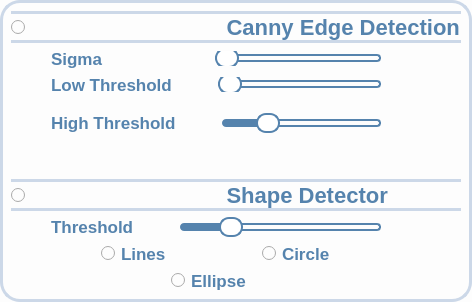
              <widget class="QWidget" name="widget_11" native="true">
               <property name="sizePolicy">
                <sizepolicy hsizetype="Expanding" vsizetype="Expanding">
                 <horstretch>0</horstretch>
                 <verstretch>0</verstretch>
                </sizepolicy>
               </property>
               <property name="styleSheet">
                <string notr="true">
background:#fdfdfd;
  border: 3px solid #ccd8e8;
  border-radius: 20px;</string>
               </property>
               <layout class="QHBoxLayout" name="horizontalLayout_50">
                <item>
                 <layout class="QVBoxLayout" name="verticalLayout_13">
                  <item>
                   <widget class="QRadioButton" name="RadioButton_CannyEdge">
                    <property name="font">
                     <font>
                      
                      <weight>75</weight>
                      <bold>true</bold>
                     </font>
                    </property>
                    <property name="styleSheet">
                     <string notr="true">Font-size:22px;
font-weight:bold;
background:#fdfdfd;
color:#5583ad;
 border-top: 3px solid #ccd8e8;
 border-bottom: 3px solid#ccd8e8;
border-left:None;
border-right:None;
</string>
                    </property>
                    <property name="text">
                     <string>                                Canny Edge Detection</string>
                    </property>
                    <property name="checked">
                     <bool>false</bool>
                    </property>
                   </widget>
                  </item>
                  <item>
                   <layout class="QHBoxLayout" name="horizontalLayout_51"/>
                  </item>
                  <item>
                   <layout class="QHBoxLayout" name="horizontalLayout_52">
                    <item>
                     <spacer name="horizontalSpacer_22">
                      <property name="orientation">
                       <enum>Qt::Vertical</enum>
                      </property>
                      <property name="sizeHint" stdset="0">
                       <size>
                        <width>40</width>
                        <height>20</height>
                       </size>
                      </property>
                     </spacer>
                    </item>
                    <item>
                     <widget class="QLabel" name="label_param_1">
                      <property name="font">
                       <font>
                        
                        <weight>75</weight>
                        <bold>true</bold>
                       </font>
                      </property>
                      <property name="styleSheet">
                       <string notr="true">Font-size:17px;
font-weight:bold;
background:#fdfdfd;
color:#5583ad;

border:None;</string>
                      </property>
                      <property name="text">
                       <string>Sigma              </string>
                      </property>
                     </widget>
                    </item>
                    <item>
                     <spacer name="horizontalSpacer_29">
                      <property name="orientation">
                       <enum>Qt::Vertical</enum>
                      </property>
                      <property name="sizeHint" stdset="0">
                       <size>
                        <width>40</width>
                        <height>20</height>
                       </size>
                      </property>
                     </spacer>
                    </item>
                    <item>
                     <widget class="QSlider" name="slider_Sigma">
                      <property name="styleSheet">
                       <string notr="true">
QSlider {
    background: transparent; /* Make the entire slider background transparent */
    border:None;
}


QSlider::groove:horizontal {
    height: 8px;
    background: :rgba(158,177,175,255); /* Lighter shade of the dark color */
    border-radius: 4px;
}

QSlider::handle:horizontal {
    background:  white; /* Mid-tone between the dark and lighter colors */
    border: 2px solid #5583ad; /* Matches groove */
    width: 20px;
    height: 20px;
    margin: -6px 0;
    border-radius: 10px;
}

QSlider::sub-page:horizontal {
    background: #5583ad; /* Matches handle */
    border-radius: 4px;
}

QSlider::add-page:horizontal {
   
    border:2px solid #5583ad;
    border-radius: 4px;
}

</string>
                      </property>
                      <property name="maximum">
                       <number>100</number>
                      </property>
                      <property name="orientation">
                       <enum>Qt::Horizontal</enum>
                      </property>
                     </widget>
                    </item>
                    <item>
                     <spacer name="horizontalSpacer_32">
                      <property name="orientation">
                       <enum>Qt::Vertical</enum>
                      </property>
                      <property name="sizeHint" stdset="0">
                       <size>
                        <width>40</width>
                        <height>20</height>
                       </size>
                      </property>
                     </spacer>
                    </item>
                    <item>
                     <spacer name="horizontalSpacer_26">
                      <property name="orientation">
                       <enum>Qt::Vertical</enum>
                      </property>
                      <property name="sizeHint" stdset="0">
                       <size>
                        <width>40</width>
                        <height>20</height>
                       </size>
                      </property>
                     </spacer>
                    </item>
                   </layout>
                  </item>
                  <item>
                   <layout class="QHBoxLayout" name="horizontalLayout_53">
                    <item>
                     <spacer name="horizontalSpacer_24">
                      <property name="orientation">
                       <enum>Qt::Vertical</enum>
                      </property>
                      <property name="sizeHint" stdset="0">
                       <size>
                        <width>40</width>
                        <height>20</height>
                       </size>
                      </property>
                     </spacer>
                    </item>
                    <item>
                     <widget class="QLabel" name="label_param_2">
                      <property name="font">
                       <font>
                        
                        <weight>75</weight>
                        <bold>true</bold>
                       </font>
                      </property>
                      <property name="styleSheet">
                       <string notr="true">Font-size:17px;
font-weight:bold;
background:#fdfdfd;
color:#5583ad;
border:None;</string>
                      </property>
                      <property name="text">
                       <string>Low Threshold</string>
                      </property>
                     </widget>
                    </item>
                    <item>
                     <spacer name="horizontalSpacer_27">
                      <property name="orientation">
                       <enum>Qt::Vertical</enum>
                      </property>
                      <property name="sizeHint" stdset="0">
                       <size>
                        <width>40</width>
                        <height>20</height>
                       </size>
                      </property>
                     </spacer>
                    </item>
                    <item>
                     <widget class="QSlider" name="slider_LowThreshold">
                      <property name="styleSheet">
                       <string notr="true">
QSlider {
    background: transparent; /* Make the entire slider background transparent */
    border:None;
}


QSlider::groove:horizontal {
    height: 8px;
    background: :rgba(158,177,175,255); /* Lighter shade of the dark color */
    border-radius: 4px;
}

QSlider::handle:horizontal {
    background:  white; /* Mid-tone between the dark and lighter colors */
    border: 2px solid #5583ad; /* Matches groove */
    width: 20px;
    height: 20px;
    margin: -6px 0;
    border-radius: 10px;
}

QSlider::sub-page:horizontal {
    background: #5583ad; /* Matches handle */
    border-radius: 4px;
}

QSlider::add-page:horizontal {
   
    border:2px solid #5583ad;
    border-radius: 4px;
}

</string>
                      </property>
                      <property name="maximum">
                       <number>100</number>
                      </property>
                      <property name="tracking">
                       <bool>true</bool>
                      </property>
                      <property name="orientation">
                       <enum>Qt::Horizontal</enum>
                      </property>
                     </widget>
                    </item>
                    <item>
                     <spacer name="horizontalSpacer_33">
                      <property name="orientation">
                       <enum>Qt::Vertical</enum>
                      </property>
                      <property name="sizeHint" stdset="0">
                       <size>
                        <width>40</width>
                        <height>20</height>
                       </size>
                      </property>
                     </spacer>
                    </item>
                    <item>
                     <spacer name="horizontalSpacer_25">
                      <property name="orientation">
                       <enum>Qt::Vertical</enum>
                      </property>
                      <property name="sizeHint" stdset="0">
                       <size>
                        <width>40</width>
                        <height>20</height>
                       </size>
                      </property>
                     </spacer>
                    </item>
                   </layout>
                  </item>
                  <item>
                   <widget class="Line" name="line_15">
                    <property name="font">
                     <font>
                      <pointsize>5</pointsize>
                     </font>
                    </property>
                    <property name="styleSheet">
                     <string notr="true">border: 1px solid black;</string>
                    </property>
                    <property name="lineWidth">
                     <number>0</number>
                    </property>
                    <property name="orientation">
                     <enum>Qt::Vertical</enum>
                    </property>
                   </widget>
                  </item>
                  <item>
                   <widget class="Line" name="line_16">
                    <property name="styleSheet">
                     <string notr="true">border: 0.5px solid black;</string>
                    </property>
                    <property name="orientation">
                     <enum>Qt::Vertical</enum>
                    </property>
                   </widget>
                  </item>
                  <item>
                   <layout class="QHBoxLayout" name="horizontalLayout_56">
                    <item>
                     <spacer name="horizontalSpacer_34">
                      <property name="orientation">
                       <enum>Qt::Vertical</enum>
                      </property>
                      <property name="sizeHint" stdset="0">
                       <size>
                        <width>40</width>
                        <height>20</height>
                       </size>
                      </property>
                     </spacer>
                    </item>
                    <item>
                     <widget class="QLabel" name="label_param_5">
                      <property name="font">
                       <font>
                        
                        <weight>75</weight>
                        <bold>true</bold>
                       </font>
                      </property>
                      <property name="styleSheet">
                       <string notr="true">Font-size:17px;
font-weight:bold;
background:#fdfdfd;
color:#5583ad;
border:None;</string>
                      </property>
                      <property name="text">
                       <string>High Threshold</string>
                      </property>
                     </widget>
                    </item>
                    <item>
                     <spacer name="horizontalSpacer_31">
                      <property name="orientation">
                       <enum>Qt::Vertical</enum>
                      </property>
                      <property name="sizeHint" stdset="0">
                       <size>
                        <width>40</width>
                        <height>20</height>
                       </size>
                      </property>
                     </spacer>
                    </item>
                    <item>
                     <widget class="QSlider" name="slider_HighThreshold">
                      <property name="styleSheet">
                       <string notr="true">
QSlider {
    background: transparent; /* Make the entire slider background transparent */
    border:None;
}


QSlider::groove:horizontal {
    height: 8px;
    background: :rgba(158,177,175,255); /* Lighter shade of the dark color */
    border-radius: 4px;
}

QSlider::handle:horizontal {
    background:  white; /* Mid-tone between the dark and lighter colors */
    border: 2px solid #5583ad; /* Matches groove */
    width: 20px;
    height: 20px;
    margin: -6px 0;
    border-radius: 10px;
}

QSlider::sub-page:horizontal {
    background: #5583ad; /* Matches handle */
    border-radius: 4px;
}

QSlider::add-page:horizontal {
   
    border:2px solid #5583ad;
    border-radius: 4px;
}

</string>
                      </property>
                      <property name="minimum">
                       <number>1</number>
                      </property>
                      <property name="maximum">
                       <number>9</number>
                      </property>
                      <property name="singleStep">
                       <number>2</number>
                      </property>
                      <property name="pageStep">
                       <number>2</number>
                      </property>
                      <property name="value">
                       <number>3</number>
                      </property>
                      <property name="orientation">
                       <enum>Qt::Horizontal</enum>
                      </property>
                      <property name="tickPosition">
                       <enum>QSlider::TicksBelow</enum>
                      </property>
                     </widget>
                    </item>
                    <item>
                     <spacer name="horizontalSpacer_35">
                      <property name="orientation">
                       <enum>Qt::Vertical</enum>
                      </property>
                      <property name="sizeHint" stdset="0">
                       <size>
                        <width>40</width>
                        <height>20</height>
                       </size>
                      </property>
                     </spacer>
                    </item>
                    <item>
                     <spacer name="horizontalSpacer_36">
                      <property name="orientation">
                       <enum>Qt::Vertical</enum>
                      </property>
                      <property name="sizeHint" stdset="0">
                       <size>
                        <width>40</width>
                        <height>20</height>
                       </size>
                      </property>
                     </spacer>
                    </item>
                   </layout>
                  </item>
                  <item>
                   <spacer name="verticalSpacer_16">
                    <property name="orientation">
                     <enum>Qt::Vertical</enum>
                    </property>
                    <property name="sizeHint" stdset="0">
                     <size>
                      <width>20</width>
                      <height>40</height>
                     </size>
                    </property>
                   </spacer>
                  </item>
                  <item>
                   <widget class="QRadioButton" name="RadioButton_ShapeDetector">
                    <property name="font">
                     <font>
                      
                      <weight>75</weight>
                      <bold>true</bold>
                     </font>
                    </property>
                    <property name="styleSheet">
                     <string notr="true">Font-size:22px;
font-weight:bold;
background:#fdfdfd;
color:#5583ad;
 border-top: 3px solid #ccd8e8;
 border-bottom: 3px solid#ccd8e8;
border-left:None;
border-right:None;
</string>
                    </property>
                    <property name="text">
                     <string>                                Shape Detector</string>
                    </property>
                    <property name="checked">
                     <bool>false</bool>
                    </property>
                   </widget>
                  </item>
                  <item>
                   <layout class="QHBoxLayout" name="horizontalLayout_57">
                    <item>
                     <spacer name="horizontalSpacer_51">
                      <property name="orientation">
                       <enum>Qt::Vertical</enum>
                      </property>
                      <property name="sizeHint" stdset="0">
                       <size>
                        <width>40</width>
                        <height>20</height>
                       </size>
                      </property>
                     </spacer>
                    </item>
                    <item>
                     <widget class="QLabel" name="label_param_9">
                      <property name="font">
                       <font>
                        
                        <weight>75</weight>
                        <bold>true</bold>
                       </font>
                      </property>
                      <property name="styleSheet">
                       <string notr="true">Font-size:17px;
font-weight:bold;
background:#fdfdfd;
color:#5583ad;
border:None;</string>
                      </property>
                      <property name="text">
                       <string>Threshold</string>
                      </property>
                     </widget>
                    </item>
                    <item>
                     <spacer name="horizontalSpacer_52">
                      <property name="orientation">
                       <enum>Qt::Vertical</enum>
                      </property>
                      <property name="sizeHint" stdset="0">
                       <size>
                        <width>40</width>
                        <height>20</height>
                       </size>
                      </property>
                     </spacer>
                    </item>
                    <item>
                     <widget class="QSlider" name="slider_Threshold">
                      <property name="styleSheet">
                       <string notr="true">
QSlider {
    background: transparent; /* Make the entire slider background transparent */
    border:None;
}


QSlider::groove:horizontal {
    height: 8px;
    background: :rgba(158,177,175,255); /* Lighter shade of the dark color */
    border-radius: 4px;
}

QSlider::handle:horizontal {
    background:  white; /* Mid-tone between the dark and lighter colors */
    border: 2px solid #5583ad; /* Matches groove */
    width: 20px;
    height: 20px;
    margin: -6px 0;
    border-radius: 10px;
}

QSlider::sub-page:horizontal {
    background: #5583ad; /* Matches handle */
    border-radius: 4px;
}

QSlider::add-page:horizontal {
   
    border:2px solid #5583ad;
    border-radius: 4px;
}

</string>
                      </property>
                      <property name="minimum">
                       <number>1</number>
                      </property>
                      <property name="maximum">
                       <number>10</number>
                      </property>
                      <property name="singleStep">
                       <number>1</number>
                      </property>
                      <property name="pageStep">
                       <number>1</number>
                      </property>
                      <property name="value">
                       <number>3</number>
                      </property>
                      <property name="orientation">
                       <enum>Qt::Horizontal</enum>
                      </property>
                      <property name="tickPosition">
                       <enum>QSlider::TicksBelow</enum>
                      </property>
                     </widget>
                    </item>
                    <item>
                     <spacer name="horizontalSpacer_53">
                      <property name="orientation">
                       <enum>Qt::Vertical</enum>
                      </property>
                      <property name="sizeHint" stdset="0">
                       <size>
                        <width>40</width>
                        <height>20</height>
                       </size>
                      </property>
                     </spacer>
                    </item>
                    <item>
                     <spacer name="horizontalSpacer_54">
                      <property name="orientation">
                       <enum>Qt::Vertical</enum>
                      </property>
                      <property name="sizeHint" stdset="0">
                       <size>
                        <width>40</width>
                        <height>20</height>
                       </size>
                      </property>
                     </spacer>
                    </item>
                   </layout>
                  </item>
                  <item>
                   <layout class="QHBoxLayout" name="horizontalLayout_23">
                    <item>
                     <spacer name="horizontalSpacer_4">
                      <property name="orientation">
                       <enum>Qt::Horizontal</enum>
                      </property>
                      <property name="sizeHint" stdset="0">
                       <size>
                        <width>40</width>
                        <height>20</height>
                       </size>
                      </property>
                     </spacer>
                    </item>
                    <item>
                     <widget class="QRadioButton" name="RadioButton_Line">
                      <property name="font">
                       <font>
                        
                        <weight>75</weight>
                        <bold>true</bold>
                       </font>
                      </property>
                      <property name="styleSheet">
                       <string notr="true">Font-size:17px;
font-weight:bold;
background:#fdfdfd;
color:#5583ad;

border:None;</string>
                      </property>
                      <property name="text">
                       <string>Lines</string>
                      </property>
                      <property name="checked">
                       <bool>false</bool>
                      </property>
                     </widget>
                    </item>
                    <item>
                     <spacer name="horizontalSpacer_3">
                      <property name="orientation">
                       <enum>Qt::Horizontal</enum>
                      </property>
                      <property name="sizeHint" stdset="0">
                       <size>
                        <width>40</width>
                        <height>20</height>
                       </size>
                      </property>
                     </spacer>
                    </item>
                    <item>
                     <widget class="QRadioButton" name="RadioButton_Circle">
                      <property name="font">
                       <font>
                        <pointsize>1</pointsize>
                        <weight>75</weight>
                        <bold>true</bold>
                       </font>
                      </property>
                      <property name="styleSheet">
                       <string notr="true">Font-size:17px;
font-weight:bold;
background:#fdfdfd;
color:#5583ad;

border:None;</string>
                      </property>
                      <property name="text">
                       <string>Circle</string>
                      </property>
                      <property name="checked">
                       <bool>false</bool>
                      </property>
                     </widget>
                    </item>
                    <item>
                     <spacer name="horizontalSpacer_38">
                      <property name="orientation">
                       <enum>Qt::Vertical</enum>
                      </property>
                      <property name="sizeHint" stdset="0">
                       <size>
                        <width>40</width>
                        <height>20</height>
                       </size>
                      </property>
                     </spacer>
                    </item>
                    <item>
                     <spacer name="horizontalSpacer_5">
                      <property name="orientation">
                       <enum>Qt::Horizontal</enum>
                      </property>
                      <property name="sizeHint" stdset="0">
                       <size>
                        <width>40</width>
                        <height>20</height>
                       </size>
                      </property>
                     </spacer>
                    </item>
                   </layout>
                  </item>
                  <item>
                   <layout class="QHBoxLayout" name="horizontalLayout_25">
                    <item>
                     <spacer name="horizontalSpacer_2">
                      <property name="orientation">
                       <enum>Qt::Horizontal</enum>
                      </property>
                      <property name="sizeHint" stdset="0">
                       <size>
                        <width>40</width>
                        <height>20</height>
                       </size>
                      </property>
                     </spacer>
                    </item>
                    <item>
                     <spacer name="horizontalSpacer_39">
                      <property name="orientation">
                       <enum>Qt::Vertical</enum>
                      </property>
                      <property name="sizeHint" stdset="0">
                       <size>
                        <width>40</width>
                        <height>20</height>
                       </size>
                      </property>
                     </spacer>
                    </item>
                    <item>
                     <widget class="QRadioButton" name="RadioButton_Ellipse">
                      <property name="font">
                       <font>
                        
                        <weight>75</weight>
                        <bold>true</bold>
                       </font>
                      </property>
                      <property name="styleSheet">
                       <string notr="true">Font-size:17px;
font-weight:bold;
background:#fdfdfd;
color:#5583ad;
border:None;</string>
                      </property>
                      <property name="text">
                       <string>Ellipse                    </string>
                      </property>
                      <property name="checked">
                       <bool>false</bool>
                      </property>
                     </widget>
                    </item>
                    <item>
                     <spacer name="horizontalSpacer">
                      <property name="orientation">
                       <enum>Qt::Horizontal</enum>
                      </property>
                      <property name="sizeHint" stdset="0">
                       <size>
                        <width>40</width>
                        <height>20</height>
                       </size>
                      </property>
                     </spacer>
                    </item>
                   </layout>
                  </item>
                  <item>
                   <layout class="QHBoxLayout" name="horizontalLayout_24"/>
                  </item>
                 </layout>
                </item>
               </layout>
              </widget>
